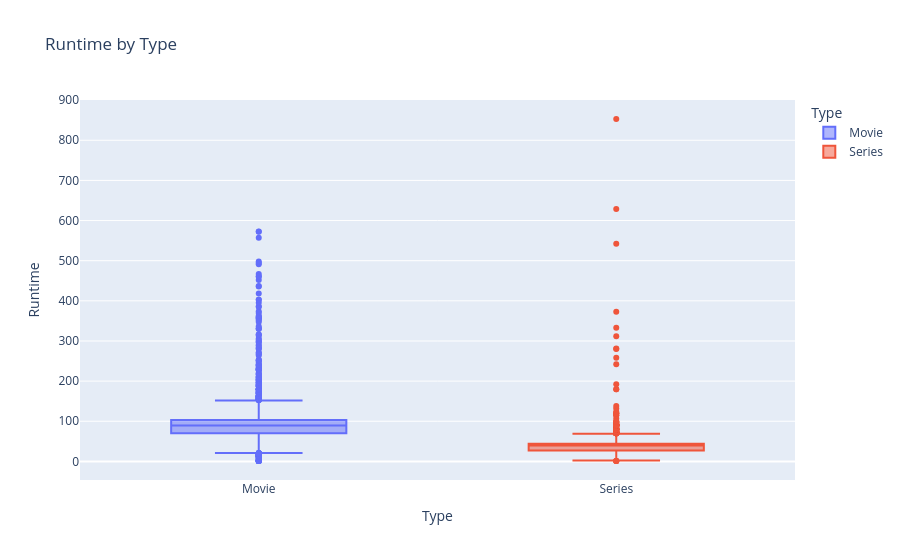

Notebook code cell kept with this figure:
### Code cell
#boxplot of runtime by type
fig = px.box(df, x="TYPE", y="RunTime", color="TYPE",
             title="Runtime by Type", labels={"TYPE": "Type", "RunTime": "Runtime"})
fig.show()

### Figure 1 — Plotly figure (JSON) as saved in the notebook; plotly's stock layout.template omitted (floating-point values rounded to 4 significant figures; data arrays with more than 128 entries replaced by an {"elided": "..."} marker saying what was removed)
{"data": [{"alignmentgroup": "True", "hovertemplate": "Type=%{x}<br>Runtime=%{y}<extra></extra>", "legendgroup": "Movie", "marker": {"color": "#636efa"}, "name": "Movie", "notched": false, "offsetgroup": "Movie", "orientation": "v", "showlegend": true, "type": "box", "x": {"elided": "4364 str values"}, "x0": " ", "xaxis": "x", "y": {"elided": "4364 float values"}, "y0": " ", "yaxis": "y"}, {"alignmentgroup": "True", "hovertemplate": "Type=%{x}<br>Runtime=%{y}<extra></extra>", "legendgroup": "Series", "marker": {"color": "#EF553B"}, "name": "Series", "notched": false, "offsetgroup": "Series", "orientation": "v", "showlegend": true, "type": "box", "x": {"elided": "3804 str values"}, "x0": " ", "xaxis": "x", "y": {"elided": "3804 float values"}, "y0": " ", "yaxis": "y"}], "layout": {"boxmode": "overlay", "legend": {"title": {"text": "Type"}, "tracegroupgap": 0}, "title": {"text": "Runtime by Type"}, "xaxis": {"anchor": "y", "categoryarray": ["Movie", "Series"], "categoryorder": "array", "domain": [0, 1], "title": {"text": "Type"}}, "yaxis": {"anchor": "x", "domain": [0, 1], "title": {"text": "Runtime"}}}}
